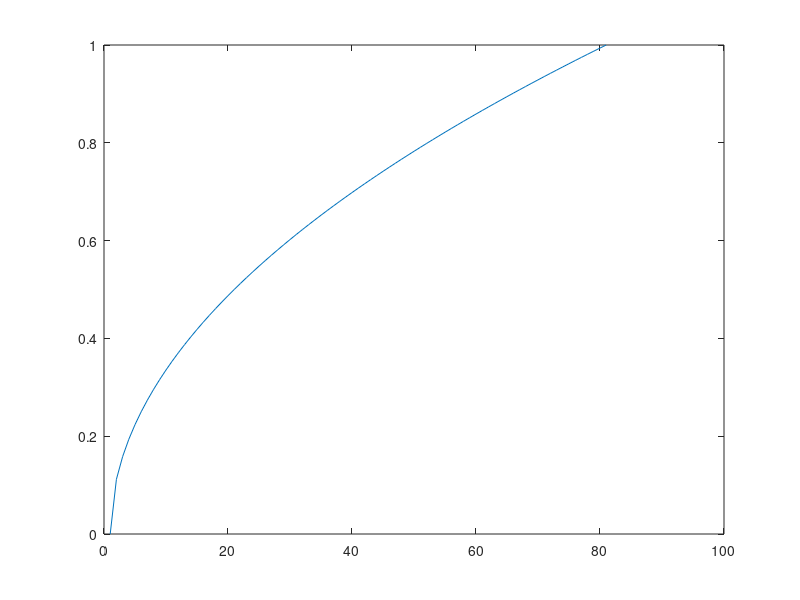

MATLAB code for this plot:
% 人生の半分が20歳だったとしたら

theta = sqrt(0.0125)

maxage = 80;
life= zeros(maxage,1);

for age = 0:1:maxage
  life(age+1,1) = theta*sqrt(age);
end

size(life)
disp(life)
plot(life);